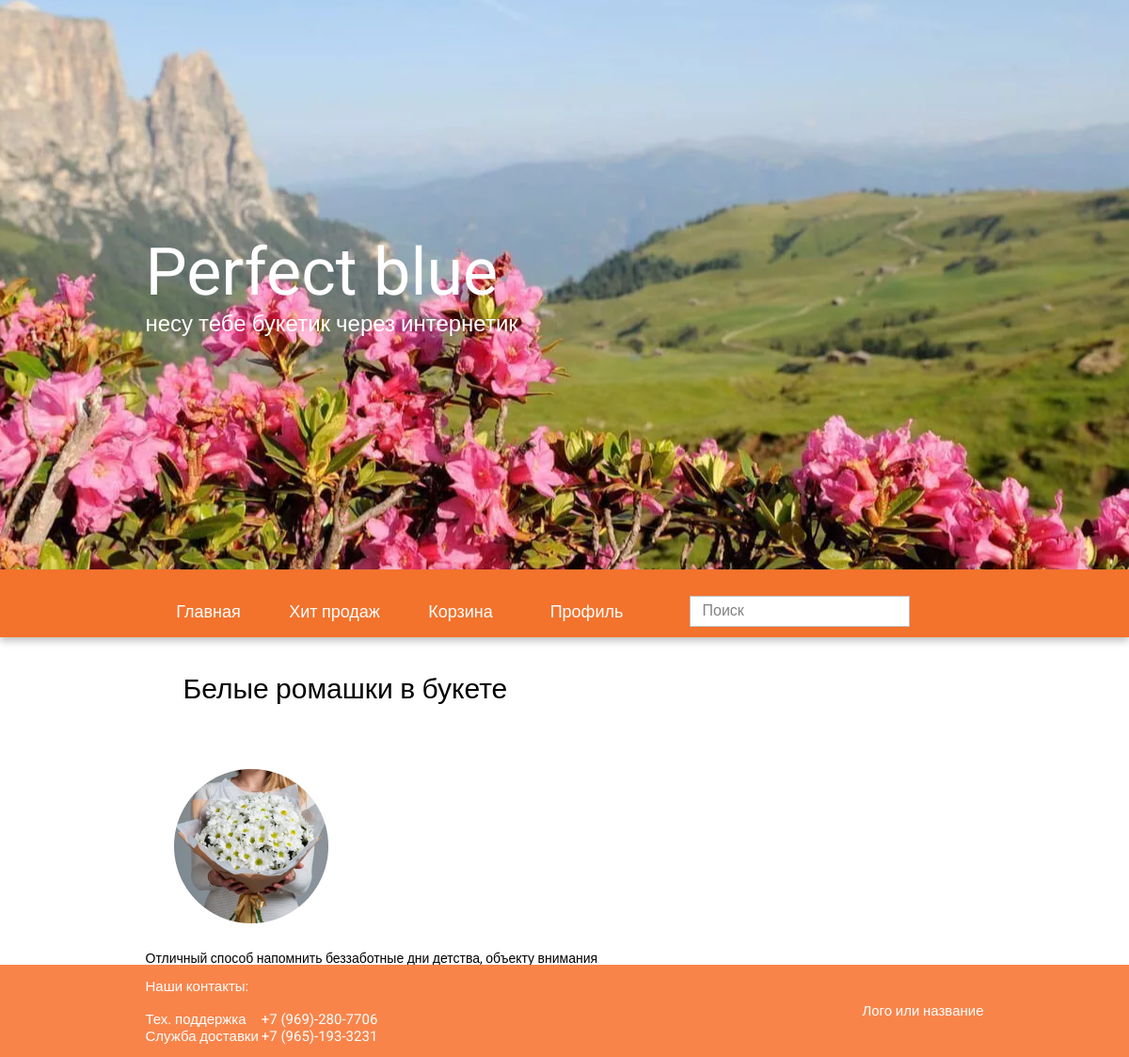
The app's page /post/white-chamomile-bouquet/ with its own data.
### flowers/models.py (models this page shows, shortened)
class Flowers(models.Model):
    title = models.CharField(max_length=50, verbose_name='Название')
    description = models.TextField(blank=True, verbose_name='Описание')
    price = models.CharField(max_length=10, verbose_name='Цена')
    number_of_purchases = models.IntegerField(default=0, verbose_name='Количество покупок')
    image = models.ImageField(upload_to='photos/%Y/%m/%d/', verbose_name='Фото')
    slug = models.SlugField(max_length=255, unique=True, db_index=True, verbose_name='URL')
    cat = models.ForeignKey('Categories', on_delete=models.CASCADE)
    def __str__(self):
        return self.title
    class Meta:
        verbose_name = 'Цветы'
        verbose_name_plural = 'Цветы'
        ordering = ['title', 'price', 'number_of_purchases']

### flowers/views.py (the view)
# urls.py: path('post/<slug:post_slug>/', PostFlowers.as_view(), name='post'),
class PostFlowers(DetailView):
    model = Flowers
    template_name = 'flowers/post.html'
    context_object_name = 'post'
    slug_url_kwarg = 'post_slug'
    def get_context_data(self, **kwargs):
        context = super().get_context_data(**kwargs)
        context['menu'] = menu
        return context

### flowers/templates/flowers/post.html (shortened to what this page needs)
{% extends 'flowers/base.html' %}
{% block content %}
<div class="_container">
    <div>
        <h1 class="post-title">{{ post }}</h1>
        <img class="post-image" src="{{ post.image.url }}" alt="image">
        <div>
            {{ post.description }}
        </div>
    </div>
</div>
{% endblock %}

### flowers/static/flowers/css/style.css (style rules this page uses)
* { padding: 0; margin: 0; border: 0; }
*, *:before, *:after { -webkit-box-sizing: border-box; box-sizing: border-box; }
html, body { height: 100%; width: 100%; font-size: 100%; line-height: 1; font-size: 14px; -ms-text-size-adjust: 100%; -moz-text-size-adjust: 100%; -webkit-text-size-adjust: 100%; }
img { vertical-align: top; }
h1, h2, h3, h4, h5, h6 { font-size: inherit; font-weight: 400; }
body { font-family: 'Roboto', sans-serif; }
._container { max-width: 891px; margin: 0 auto; }
h1.post-title { font-size: 30px; padding: 40px; }
img.post-image { padding: 30px; }

### records on screen
Flowers: title "Белые ромашки в букете", image (picture), description "Отличный способ напомнить беззаботные дни детства, объекту внимания"

### other values on screen
{{ m.title }} "Главная" "Хит продаж" "Корзина" "Профиль"
